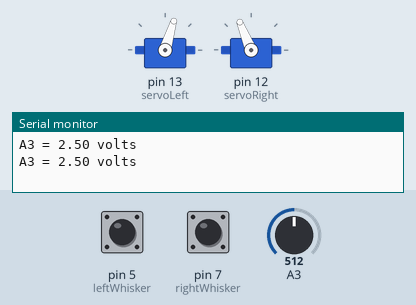
A sketch run on a simulated Arduino Uno, built with avr-gcc and run on an emulated ATmega328P. On the bench: 2 × servo, the last lines printed to the serial monitor. The inputs (shaded band) are chosen by the test bench; at power-on: pin 5 (leftWhisker) HIGH, pin 7 (rightWhisker) HIGH, A3 = 512.

Above: at 2.8 s.
2.9 s: pin 5 (leftWhisker) pulled LOW for 2.1 s
At 5.5 s:
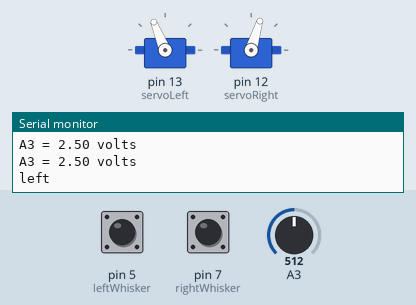
8.2 s: pin 7 (rightWhisker) pulled LOW for 2.1 s
At 11.9 s:
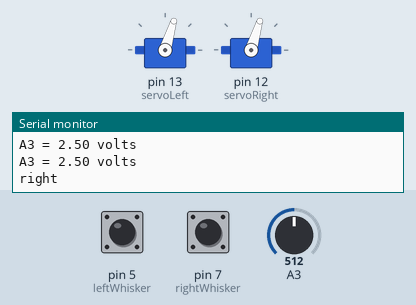
13.7 s: pin 5 (leftWhisker) driven LOW and pin 7 (rightWhisker) driven LOW
At 18.1 s:
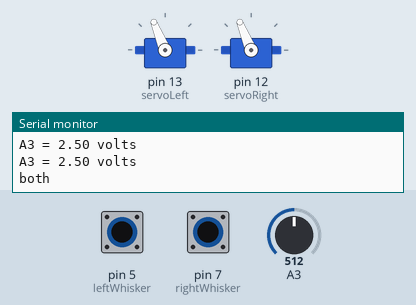
19.2 s: pin 5 (leftWhisker) driven HIGH
Timing chart, 0 to 27.4 s (numbered marks = the images above; inputs shaded):
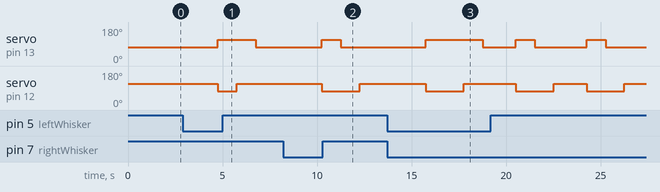

Measured:
- after the input at 2.9 s, servo on pin 13 (servoLeft): 73° → 112° after 1.9 s, → 73° 2.0 s later; servo on pin 12 (servoRight): 112° → 73° after 1.9 s, → 112° 1.0 s later
- after the input at 8.2 s, servo on pin 13 (servoLeft): 73° → 112° after 2.1 s, → 73° 1.0 s later; servo on pin 12 (servoRight): 112° → 73° after 2.1 s, → 112° 2.0 s later
- after the input at 13.7 s, servo on pin 13 (servoLeft): 73° → 112° after 2.1 s, → 73° 3.0 s later; servo on pin 12 (servoRight): 112° → 73° after 2.1 s, → 112° 2.0 s later

The sketch:

sketch_jul06a.ino
```cpp
#include <Servo.h>
int leftWhisker = 5;
int rightWhisker = 7;
Servo servoLeft;
Servo servoRight;
void setup() {
  // put your setup code here, to run once:
  Serial.begin(9600);
  pinMode(leftWhisker, INPUT);
  pinMode(rightWhisker, INPUT);
  servoLeft.attach(13);
  servoRight.attach(12);
  servoLeft.writeMicroseconds(1500);
  servoRight.writeMicroseconds(1500);
}

void loop() {
  int left_value = digitalRead(leftWhisker);
  int right_value = digitalRead(rightWhisker);
  // put your main code here, to run repeatedly:
  straight();
  delay(250);
  Serial.print("A3 = ");                     // Display "A3 = "
  Serial.print(volts(A3));                    // Display measured A3 volts
  Serial.println(" volts");                  // Display " volts" & newline
  delay(1000);
  if (right_value == 0 && left_value == 0) {
    Serial.println("both");
    back();
    delay(1000);
    spin_left;
    delay(1000);
    spin_right();
    delay(1000);
    straight();
  }

  else if (left_value == 0) {
    Serial.println("left");
    back();
    delay(1000);
    spin_right();
    delay(1000);
    straight();
  }

  else if (right_value == 0) {
    Serial.println("right");
    back();
    delay(1000);
    spin_left();
    delay(1000);
    straight();
  }
  delay(500);

}

void straight()
{
  servoLeft.writeMicroseconds(1300);
  servoRight.writeMicroseconds(1700);
}

void spin_left()
{
  servoLeft.writeMicroseconds(1300);
  servoRight.writeMicroseconds(1300);
}

void spin_right()
{
  servoLeft.writeMicroseconds(1700);
  servoRight.writeMicroseconds(1700);
}

void back()
{
  servoLeft.writeMicroseconds(1700);
  servoRight.writeMicroseconds(1300);
}

float volts(int adPin)                       // Measures volts at adPin
{                                            // Returns floating point voltage
 return float(analogRead(adPin)) * 5.0 / 1024.0;
}
```
